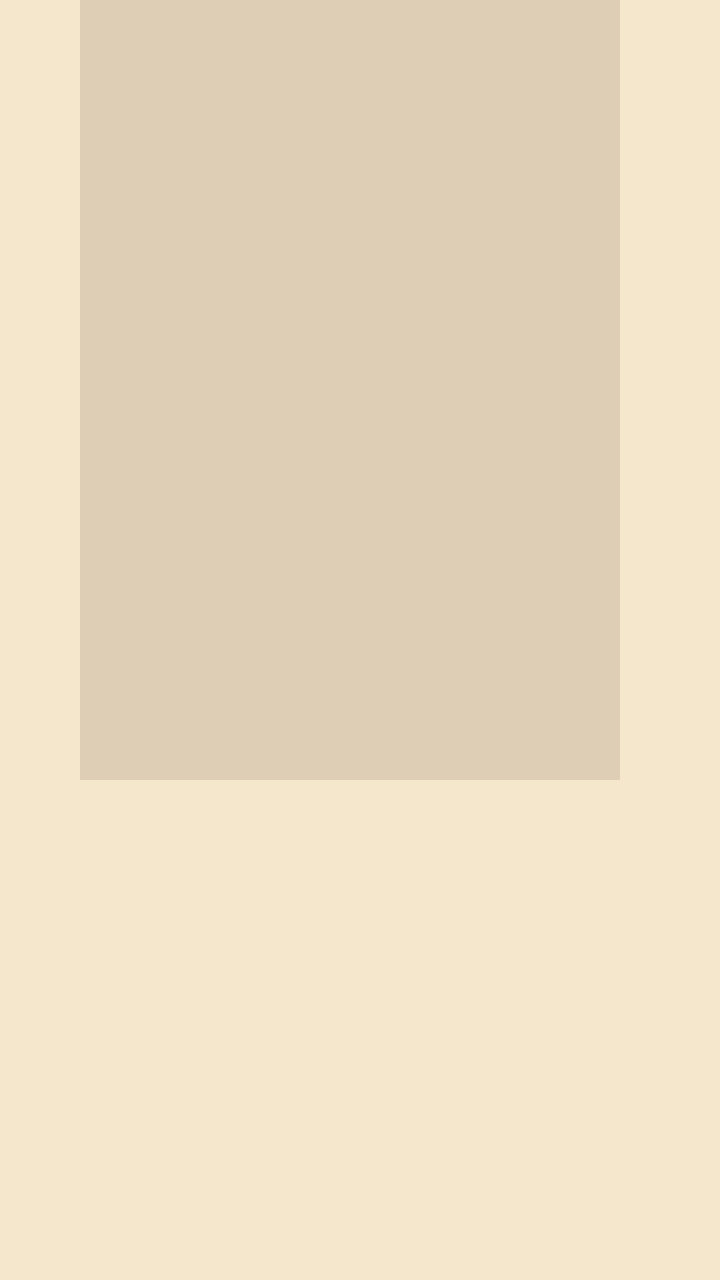
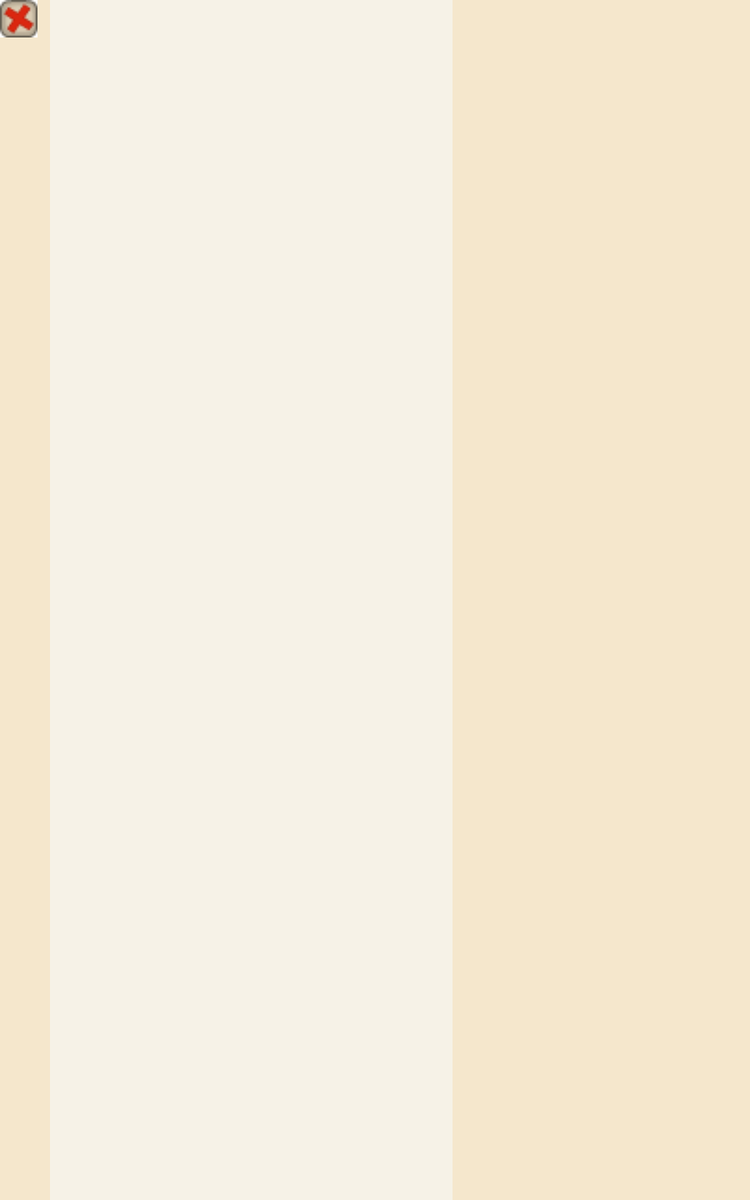

Two renders of one Android screen. The first uses the default layout on a phone; the second uses the alternative layout the repository ships for a different screen configuration, on a matching device. The two XML files are below.
<!-- AndroidManifest.xml: application theme Theme.AppCompat.NoActionBar -->
<!-- res/layout/house_layout.xml -->
<?xml version="1.0" encoding="utf-8"?>
<RelativeLayout
    xmlns:android="http://schemas.android.com/apk/res/android" android:layout_width="match_parent"
    android:layout_height="match_parent"
    android:background="#f5e7cc"
    xmlns:app="http://schemas.android.com/apk/res-auto"
    xmlns:tools="http://schemas.android.com/tools"
    tools:context=".House">




    <RelativeLayout
        android:layout_width="270dp"
        android:layout_height="390dp"
        android:layout_marginStart="40dp"
        android:background="#deceb5"


        >
    <androidx.recyclerview.widget.RecyclerView
        android:layout_margin="10dp"
        android:id="@+id/recyclerView"
        android:layout_width="250dp"
        android:layout_height="350dp"
        android:layout_centerVertical="true" />

    </RelativeLayout>

</RelativeLayout>
<!-- resources referenced by this layout -->
<resources>

</resources>
<!-- res/layout-sw600dp/house_layout.xml (the repository's variant of the layout above) -->
<!-- drawn on a 7-inch tablet held upright -->
<?xml version="1.0" encoding="utf-8"?>
<RelativeLayout
    xmlns:android="http://schemas.android.com/apk/res/android" android:layout_width="match_parent"
    android:layout_height="match_parent"
    xmlns:card_view="http://schemas.android.com/tools"
    android:background="#f5e7cc"
    xmlns:app="http://schemas.android.com/apk/res-auto"
    xmlns:tools="http://schemas.android.com/tools"
    tools:context=".House">




    <ImageView
        android:layout_width="30dp"
        android:layout_height="30dp"
        android:src="@drawable/button_exit"
        android:onClick="backToLobby"

        ></ImageView>

    <RelativeLayout
        android:layout_width="322dp"
        android:layout_height="match_parent"
        android:layout_marginStart="40dp"
        android:background="#f6f2e7"


        >




    <androidx.recyclerview.widget.RecyclerView
        android:layout_margin="10dp"
        android:id="@+id/recyclerView"
        android:layout_width="match_parent"
        android:layout_height="match_parent"
        android:layout_centerVertical="true"

        />

    </RelativeLayout>

</RelativeLayout>
<!-- resources referenced by the variant -->
<!-- as a 7-inch tablet held upright resolves them -->
<resources>
  <!-- drawable button_exit: png bitmap (drawable, 694 bytes) -->
</resources>
